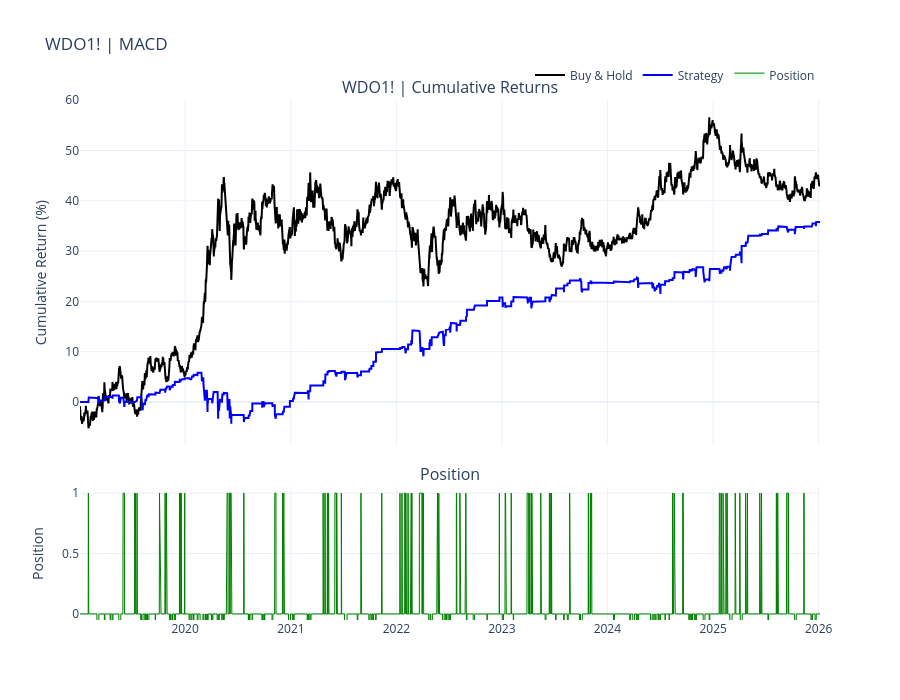

Here is the notebook cell this chart was saved with:
### Code cell
# =========================
# PLOT (styled to match previous Plotly figure)
# =========================
fig = make_subplots(
    rows=2, cols=1,
    shared_xaxes=True,
    vertical_spacing=0.08,
    row_heights=[0.65, 0.25],
    subplot_titles=(f"{ticker} | Cumulative Returns", "Position")
)

# Buy & Hold
fig.add_trace(
    go.Scatter(
        x=df.index,
        y=df["buy_hold"] * 100,
        name="Buy & Hold",
        line=dict(width=2, color="black")
    ),
    row=1, col=1
)

# Strategy
fig.add_trace(
    go.Scatter(
        x=df.index,
        y=df["strategy"] * 100,
        name="Strategy",
        line=dict(width=2, color="blue")
    ),
    row=1, col=1
)

# Position (filled area)
fig.add_trace(
    go.Scatter(
        x=df.index,
        y=df["position"],
        name="Position",
        mode="lines",
        line=dict(width=1, color="green"),
        fill="tozeroy",
        fillcolor="rgba(0,200,0,0.08)"
    ),
    row=2, col=1
)

# Layout
fig.update_layout(
    title_text=f"{ticker} | MACD",
    template="plotly_white",
    height=700,
    legend=dict(orientation="h", yanchor="bottom", y=1.02, xanchor="right", x=1)
)

fig.update_yaxes(title_text="Cumulative Return (%)", row=1, col=1)
fig.update_yaxes(title_text="Position", row=2, col=1, range=[-0.05, 1.05])
fig.update_xaxes(showticklabels=False, row=1, col=1)

fig.show()

### Figure 1 — Plotly figure (JSON) as saved in the notebook; plotly's stock layout.template omitted (floating-point values rounded to 4 significant figures; data arrays with more than 128 entries replaced by an {"elided": "..."} marker saying what was removed)
{"data": [{"line": {"color": "black", "width": 2}, "name": "Buy & Hold", "type": "scatter", "x": {"elided": "5228 str values"}, "xaxis": "x", "y": {"elided": "5228 float values"}, "yaxis": "y"}, {"line": {"color": "blue", "width": 2}, "name": "Strategy", "type": "scatter", "x": {"elided": "5228 str values"}, "xaxis": "x", "y": {"elided": "5228 float values"}, "yaxis": "y"}, {"fill": "tozeroy", "fillcolor": "rgba(0,200,0,0.08)", "line": {"color": "green", "width": 1}, "mode": "lines", "name": "Position", "type": "scatter", "x": {"elided": "5228 str values"}, "xaxis": "x2", "y": {"elided": "5228 int values"}, "yaxis": "y2"}], "layout": {"annotations": [{"font": {"size": 16}, "showarrow": false, "text": "WDO1! | Cumulative Returns", "x": 0.5, "xanchor": "center", "xref": "paper", "y": 1, "yanchor": "bottom", "yref": "paper"}, {"font": {"size": 16}, "showarrow": false, "text": "Position", "x": 0.5, "xanchor": "center", "xref": "paper", "y": 0.2556, "yanchor": "bottom", "yref": "paper"}], "height": 700, "legend": {"orientation": "h", "x": 1, "xanchor": "right", "y": 1.02, "yanchor": "bottom"}, "title": {"text": "WDO1! | MACD"}, "xaxis": {"anchor": "y", "domain": [0, 1], "matches": "x2", "showticklabels": false}, "xaxis2": {"anchor": "y2", "domain": [0, 1]}, "yaxis": {"anchor": "x", "domain": [0.3356, 1], "title": {"text": "Cumulative Return (%)"}}, "yaxis2": {"anchor": "x2", "domain": [0, 0.2556], "range": [-0.05, 1.05], "title": {"text": "Position"}}}}
